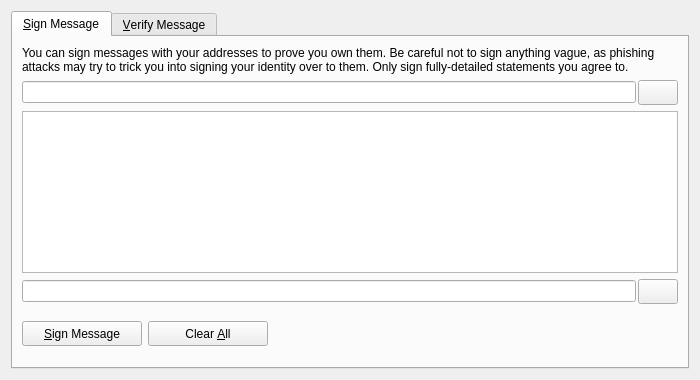
<?xml version="1.0" encoding="UTF-8"?>
<ui version="4.0">
 <class>SignVerifyMessageDialog</class>
 <widget class="QDialog" name="SignVerifyMessageDialog">
  <property name="geometry">
   <rect>
    <x>0</x>
    <y>0</y>
    <width>700</width>
    <height>380</height>
   </rect>
  </property>
  <property name="windowTitle">
   <string>Signatures - Sign / Verify a Message</string>
  </property>
  <property name="modal">
   <bool>true</bool>
  </property>
  <layout class="QVBoxLayout" name="verticalLayout">
   <item>
    <widget class="QTabWidget" name="tabWidget">
     <property name="currentIndex">
      <number>0</number>
     </property>
     <widget class="QWidget" name="tabSignMessage">
      <attribute name="title">
       <string>&amp;Sign Message</string>
      </attribute>
      <layout class="QVBoxLayout" name="verticalLayout_SM">
       <item>
        <widget class="QLabel" name="infoLabel_SM">
         <property name="text">
          <string>You can sign messages with your addresses to prove you own them. Be careful not to sign anything vague, as phishing attacks may try to trick you into signing your identity over to them. Only sign fully-detailed statements you agree to.</string>
         </property>
         <property name="textFormat">
          <enum>Qt::PlainText</enum>
         </property>
         <property name="wordWrap">
          <bool>true</bool>
         </property>
        </widget>
       </item>
       <item>
        <layout class="QHBoxLayout" name="horizontalLayout_1_SM">
         <property name="spacing">
          <number>2</number>
         </property>
         <item>
          <widget class="QValidatedLineEdit" name="addressIn_SM">
           <property name="toolTip">
            <string>The address to sign the message with (e.g. VTHZfUg11wEJmSgBLUcmCKGYekuqFcGHQq)</string>
           </property>
           <property name="maxLength">
            <number>34</number>
           </property>
          </widget>
         </item>
         <item>
          <widget class="QPushButton" name="addressBookButton_SM">
           <property name="minimumSize">
            <size>
             <width>25</width>
             <height>25</height>
            </size>
           </property>
           <property name="toolTip">
            <string>Choose an address from the address book</string>
           </property>
           <property name="text">
            <string/>
           </property>
           <property name="icon">
            <iconset resource="../bitcoin.qrc">
             <normaloff>:/icons/address-book</normaloff>:/icons/address-book</iconset>
           </property>
           <property name="iconSize">
            <size>
             <width>18</width>
             <height>18</height>
            </size>
           </property>
           <property name="shortcut">
            <string>Alt+A</string>
           </property>
           <property name="autoDefault">
            <bool>false</bool>
           </property>
          </widget>
         </item>
        </layout>
       </item>
       <item>
        <widget class="QPlainTextEdit" name="messageIn_SM">
         <property name="toolTip">
          <string>Enter the message you want to sign here</string>
         </property>
        </widget>
       </item>
       <item>
        <layout class="QHBoxLayout" name="horizontalLayout_2_SM">
         <property name="spacing">
          <number>2</number>
         </property>
         <item>
          <widget class="QLineEdit" name="signatureOut_SM">
           <property name="readOnly">
            <bool>true</bool>
           </property>
          </widget>
         </item>
         <item>
          <widget class="QPushButton" name="copySignatureButton_SM">
           <property name="minimumSize">
            <size>
             <width>25</width>
             <height>25</height>
            </size>
           </property>
           <property name="toolTip">
            <string>Copy the current signature to the system clipboard</string>
           </property>
           <property name="text">
            <string/>
           </property>
           <property name="icon">
            <iconset resource="../bitcoin.qrc">
             <normaloff>:/icons/editcopy</normaloff>:/icons/editcopy</iconset>
           </property>
           <property name="iconSize">
            <size>
             <width>12</width>
             <height>12</height>
            </size>
           </property>
           <property name="autoDefault">
            <bool>false</bool>
           </property>
          </widget>
         </item>
        </layout>
       </item>
       <item>
        <layout class="QHBoxLayout" name="horizontalLayout_3_SM">
         <item>
          <widget class="QPushButton" name="signMessageButton_SM">
           <property name="minimumSize">
            <size>
             <width>120</width>
             <height>25</height>
            </size>
           </property>
           <property name="toolTip">
            <string>Sign the message to prove you own this Tughlaq address</string>
           </property>
           <property name="text">
            <string>&amp;Sign Message</string>
           </property>
           <property name="icon">
            <iconset resource="../bitcoin.qrc">
             <normaloff>:/icons/editButton</normaloff>:/icons/editButton</iconset>
           </property>
           <property name="iconSize">
            <size>
             <width>12</width>
             <height>12</height>
            </size>
           </property>
           <property name="autoDefault">
            <bool>false</bool>
           </property>
          </widget>
         </item>
         <item>
          <widget class="QPushButton" name="clearButton_SM">
           <property name="minimumSize">
            <size>
             <width>120</width>
             <height>25</height>
            </size>
           </property>
           <property name="toolTip">
            <string>Reset all sign message fields</string>
           </property>
           <property name="text">
            <string>Clear &amp;All</string>
           </property>
           <property name="icon">
            <iconset resource="../bitcoin.qrc">
             <normaloff>:/icons/remove</normaloff>:/icons/remove</iconset>
           </property>
           <property name="iconSize">
            <size>
             <width>12</width>
             <height>12</height>
            </size>
           </property>
           <property name="autoDefault">
            <bool>false</bool>
           </property>
          </widget>
         </item>
         <item>
          <spacer name="horizontalSpacer_1_SM">
           <property name="orientation">
            <enum>Qt::Horizontal</enum>
           </property>
           <property name="sizeHint" stdset="0">
            <size>
             <width>40</width>
             <height>48</height>
            </size>
           </property>
          </spacer>
         </item>
         <item>
          <widget class="QLabel" name="statusLabel_SM">
           <property name="text">
            <string/>
           </property>
           <property name="wordWrap">
            <bool>true</bool>
           </property>
          </widget>
         </item>
         <item>
          <spacer name="horizontalSpacer_2_SM">
           <property name="orientation">
            <enum>Qt::Horizontal</enum>
           </property>
           <property name="sizeHint" stdset="0">
            <size>
             <width>40</width>
             <height>48</height>
            </size>
           </property>
          </spacer>
         </item>
        </layout>
       </item>
      </layout>
     </widget>
     <widget class="QWidget" name="tabVerifyMessage">
      <attribute name="title">
       <string>&amp;Verify Message</string>
      </attribute>
      <layout class="QVBoxLayout" name="verticalLayout_VM">
       <item>
        <widget class="QLabel" name="infoLabel_VM">
         <property name="text">
          <string>Enter the signing address, message (ensure you copy line breaks, spaces, tabs, etc. exactly) and signature below to verify the message. Be careful not to read more into the signature than what is in the signed message itself, to avoid being tricked by a man-in-the-middle attack.</string>
         </property>
         <property name="textFormat">
          <enum>Qt::PlainText</enum>
         </property>
         <property name="alignment">
          <set>Qt::AlignLeading|Qt::AlignLeft|Qt::AlignTop</set>
         </property>
         <property name="wordWrap">
          <bool>true</bool>
         </property>
        </widget>
       </item>
       <item>
        <layout class="QHBoxLayout" name="horizontalLayout_1_VM">
         <property name="spacing">
          <number>2</number>
         </property>
         <item>
          <widget class="QValidatedLineEdit" name="addressIn_VM">
           <property name="toolTip">
            <string>The address the message was signed with (e.g. VTHZfUg11wEJmSgBLUcmCKGYekuqFcGHQq)</string>
           </property>
           <property name="maxLength">
            <number>34</number>
           </property>
          </widget>
         </item>
         <item>
          <widget class="QPushButton" name="addressBookButton_VM">
           <property name="minimumSize">
            <size>
             <width>25</width>
             <height>25</height>
            </size>
           </property>
           <property name="toolTip">
            <string>Choose an address from the address book</string>
           </property>
           <property name="text">
            <string/>
           </property>
           <property name="icon">
            <iconset resource="../bitcoin.qrc">
             <normaloff>:/icons/address-book</normaloff>:/icons/address-book</iconset>
           </property>
           <property name="shortcut">
            <string>Alt+A</string>
           </property>
           <property name="autoDefault">
            <bool>false</bool>
           </property>
          </widget>
         </item>
        </layout>
       </item>
       <item>
        <widget class="QPlainTextEdit" name="messageIn_VM"/>
       </item>
       <item>
        <widget class="QValidatedLineEdit" name="signatureIn_VM"/>
       </item>
       <item>
        <layout class="QHBoxLayout" name="horizontalLayout_2_VM">
         <item>
          <widget class="QPushButton" name="verifyMessageButton_VM">
           <property name="minimumSize">
            <size>
             <width>125</width>
             <height>25</height>
            </size>
           </property>
           <property name="toolTip">
            <string>Verify the message to ensure it was signed with the specified Tughlaq address</string>
           </property>
           <property name="layoutDirection">
            <enum>Qt::LeftToRight</enum>
           </property>
           <property name="text">
            <string>&amp;Verify Message</string>
           </property>
           <property name="icon">
            <iconset resource="../bitcoin.qrc">
             <normaloff>:/icons/verifyButton</normaloff>:/icons/verifyButton</iconset>
           </property>
           <property name="iconSize">
            <size>
             <width>12</width>
             <height>12</height>
            </size>
           </property>
           <property name="autoDefault">
            <bool>false</bool>
           </property>
          </widget>
         </item>
         <item>
          <widget class="QPushButton" name="clearButton_VM">
           <property name="minimumSize">
            <size>
             <width>125</width>
             <height>25</height>
            </size>
           </property>
           <property name="toolTip">
            <string>Reset all verify message fields</string>
           </property>
           <property name="text">
            <string>Clear &amp;All</string>
           </property>
           <property name="icon">
            <iconset resource="../bitcoin.qrc">
             <normaloff>:/icons/remove</normaloff>:/icons/remove</iconset>
           </property>
           <property name="iconSize">
            <size>
             <width>12</width>
             <height>12</height>
            </size>
           </property>
           <property name="autoDefault">
            <bool>false</bool>
           </property>
          </widget>
         </item>
         <item>
          <spacer name="horizontalSpacer_1_VM">
           <property name="orientation">
            <enum>Qt::Horizontal</enum>
           </property>
           <property name="sizeHint" stdset="0">
            <size>
             <width>40</width>
             <height>48</height>
            </size>
           </property>
          </spacer>
         </item>
         <item>
          <widget class="QLabel" name="statusLabel_VM">
           <property name="text">
            <string/>
           </property>
           <property name="wordWrap">
            <bool>true</bool>
           </property>
          </widget>
         </item>
         <item>
          <spacer name="horizontalSpacer_2_VM">
           <property name="orientation">
            <enum>Qt::Horizontal</enum>
           </property>
           <property name="sizeHint" stdset="0">
            <size>
             <width>40</width>
             <height>48</height>
            </size>
           </property>
          </spacer>
         </item>
        </layout>
       </item>
      </layout>
     </widget>
    </widget>
   </item>
  </layout>
 </widget>
 <customwidgets>
  <customwidget>
   <class>QValidatedLineEdit</class>
   <extends>QLineEdit</extends>
   <header>qvalidatedlineedit.h</header>
  </customwidget>
 </customwidgets>
 <resources>
  <include location="../bitcoin.qrc"/>
 </resources>
 <connections/>
</ui>
